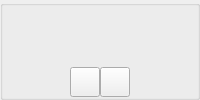
         <widget class="QGroupBox" name="groupBox_13">
          <property name="maximumSize">
           <size>
            <width>600</width>
            <height>16777215</height>
           </size>
          </property>
          <layout class="QVBoxLayout" name="verticalLayout_24" stretch="0,0">
           <property name="spacing">
            <number>0</number>
           </property>
           <property name="leftMargin">
            <number>0</number>
           </property>
           <property name="topMargin">
            <number>0</number>
           </property>
           <property name="rightMargin">
            <number>0</number>
           </property>
           <property name="bottomMargin">
            <number>0</number>
           </property>
           <item>
            <widget class="CustomProgressBar" name="progressBarWidiget" native="true">
             <property name="sizePolicy">
              <sizepolicy hsizetype="Preferred" vsizetype="Expanding">
               <horstretch>0</horstretch>
               <verstretch>0</verstretch>
              </sizepolicy>
             </property>
             <property name="minimumSize">
              <size>
               <width>0</width>
               <height>0</height>
              </size>
             </property>
             <property name="maximumSize">
              <size>
               <width>600</width>
               <height>16777215</height>
              </size>
             </property>
             <property name="styleSheet">
              <string notr="true"/>
             </property>
            </widget>
           </item>
           <item>
            <layout class="QHBoxLayout" name="horizontalLayout_3">
             <property name="spacing">
              <number>0</number>
             </property>
             <item>
              <spacer name="horizontalSpacer">
               <property name="orientation">
                <enum>Qt::Horizontal</enum>
               </property>
               <property name="sizeHint" stdset="0">
                <size>
                 <width>40</width>
                 <height>20</height>
                </size>
               </property>
              </spacer>
             </item>
             <item alignment="Qt::AlignRight">
              <widget class="QPushButton" name="BarLeftButton">
               <property name="sizePolicy">
                <sizepolicy hsizetype="Fixed" vsizetype="Fixed">
                 <horstretch>0</horstretch>
                 <verstretch>0</verstretch>
                </sizepolicy>
               </property>
               <property name="minimumSize">
                <size>
                 <width>30</width>
                 <height>30</height>
                </size>
               </property>
               <property name="maximumSize">
                <size>
                 <width>30</width>
                 <height>30</height>
                </size>
               </property>
               <property name="text">
                <string/>
               </property>
               <property name="icon">
                <iconset resource="FramelessWindow/framelesswindow.qrc">
                 <normaloff>:/frameless_images/skip-back-fill.png</normaloff>:/frameless_images/skip-back-fill.png</iconset>
               </property>
              </widget>
             </item>
             <item alignment="Qt::AlignRight">
              <widget class="QPushButton" name="BarRightButton">
               <property name="sizePolicy">
                <sizepolicy hsizetype="Fixed" vsizetype="Fixed">
                 <horstretch>0</horstretch>
                 <verstretch>0</verstretch>
                </sizepolicy>
               </property>
               <property name="minimumSize">
                <size>
                 <width>30</width>
                 <height>30</height>
                </size>
               </property>
               <property name="maximumSize">
                <size>
                 <width>30</width>
                 <height>30</height>
                </size>
               </property>
               <property name="text">
                <string/>
               </property>
               <property name="icon">
                <iconset resource="FramelessWindow/framelesswindow.qrc">
                 <normaloff>:/frameless_images/skip-forward-fill.png</normaloff>:/frameless_images/skip-forward-fill.png</iconset>
               </property>
              </widget>
             </item>
             <item>
              <spacer name="horizontalSpacer_2">
               <property name="orientation">
                <enum>Qt::Horizontal</enum>
               </property>
               <property name="sizeHint" stdset="0">
                <size>
                 <width>40</width>
                 <height>20</height>
                </size>
               </property>
              </spacer>
             </item>
            </layout>
           </item>
          </layout>
         </widget>
